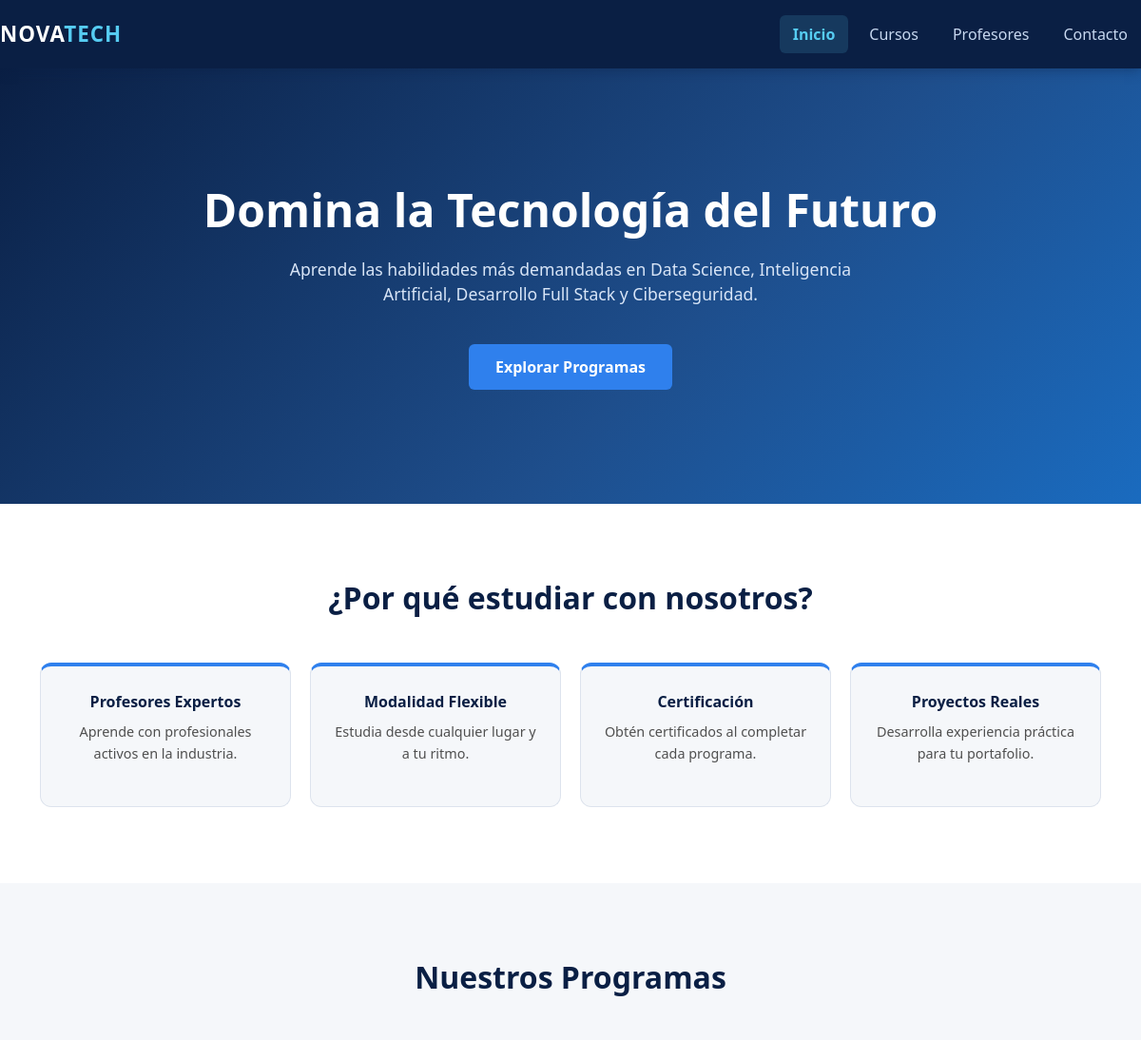
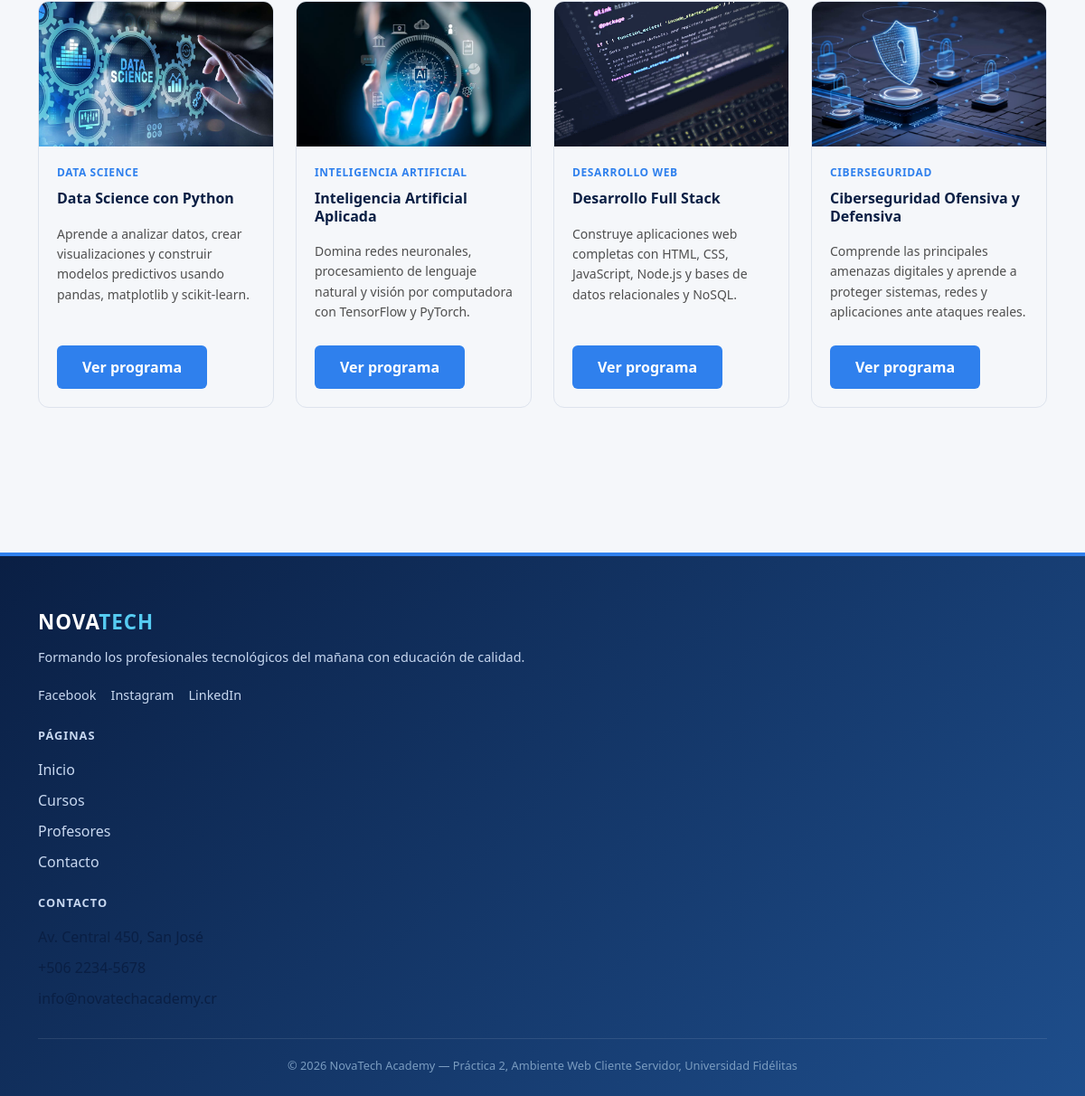
The page / on the database its author committed (2 pictures, top to bottom).
### tables this page shows
CREATE TABLE IF NOT EXISTS cursos_destacados (
  id           INT           NOT NULL AUTO_INCREMENT,
  nombre       VARCHAR(100)  NOT NULL,
  descripcion  TEXT,
  imagen       VARCHAR(255),
  categoria    VARCHAR(100)  NOT NULL,
  precio       DECIMAL(10,2) NOT NULL DEFAULT 0,
  disponible   TINYINT(1)    NOT NULL DEFAULT 1,
  created_at   TIMESTAMP     NOT NULL DEFAULT CURRENT_TIMESTAMP,
  PRIMARY KEY (id)
);

### controllers/indexController.php (called while the page is built, shortened)
<?php
require_once __DIR__ . '/../models/IndexModel.php';
class IndexController
{
    private IndexModel $model;
    public function __construct()
    {
        $this->model = new IndexModel();
    }
    public function index(): void
    {
        $cursosDestacados = $this->model->getAll();
        require __DIR__ . '/../views/index/index.php';
    }
}

### config/database.php (called while the page is built, shortened)
<?php
class Database
{
    private static string $host     = 'db';
    private static string $dbname   = 'novatech_academy_db';
    private static string $user     = 'root';
    private static string $password = 'root';
    private static ?PDO $instance = null;
    public static function getConnection(): PDO
    {
        if (self::$instance === null) {
            $dsn = "mysql:host=" . self::$host
                 . ";dbname="    . self::$dbname
                 . ";charset=utf8mb4";
            try {
                self::$instance = new PDO($dsn, self::$user, self::$password, [
                    PDO::ATTR_ERRMODE            => PDO::ERRMODE_EXCEPTION,
                    PDO::ATTR_DEFAULT_FETCH_MODE => PDO::FETCH_ASSOC,
                    PDO::ATTR_EMULATE_PREPARES   => false,
                ]);
            } catch (PDOException $e) {
                http_response_code(500);
                die('<h2>Error de conexión a la base de datos.</h2><p>' . $e->getMessage() . '</p>');
            }
        }
        return self::$instance;
    }
}

### models/indexModel.php (called while the page is built)
<?php
require_once __DIR__ . '/../config/database.php';
class IndexModel
{
    private PDO $db;
    public function __construct()
    {
        $this->db = Database::getConnection();
    }
    public function getAll(): array
    {
        $stmt = $this->db->query(
            'SELECT * FROM cursos_destacados WHERE disponible = 1 ORDER BY id ASC'
        );
        return $stmt->fetchAll(PDO::FETCH_ASSOC);
    }
}

### views/index/index.php (the view)
<?php require __DIR__ . '/../layout/header.php'; ?>
    <section class="hero">
        <div class="container">
            <h1 class="seccion-titulo">
                Domina la Tecnología del Futuro
            </h1>
            <p class="seccion-subtitulo">
                Aprende las habilidades más demandadas en Data Science,
                Inteligencia Artificial, Desarrollo Full Stack y
                Ciberseguridad.
            </p>
            <a href="#" class="btn-acento">
                Explorar Programas
            </a>
        </div>
    </section>
    <section class="beneficios">
        <div class="container">
            <div class="beneficios-header">
                <h2 class="seccion-titulo">
                    ¿Por qué estudiar con nosotros?
                </h2>
            </div>
            <div class="beneficios-grid">
                <div class="beneficio">
                    <h3>Profesores Expertos</h3>
                    <p>Aprende con profesionales activos en la industria.</p>
                </div>
                <div class="beneficio">
                    <h3>Modalidad Flexible</h3>
                    <p>Estudia desde cualquier lugar y a tu ritmo.</p>
                </div>
                <div class="beneficio">
                    <h3>Certificación</h3>
                    <p>Obtén certificados al completar cada programa.</p>
                </div>
                <div class="beneficio">
                    <h3>Proyectos Reales</h3>
                    <p>Desarrolla experiencia práctica para tu portafolio.</p>
                </div>
            </div>
        </div>
    </section>
    <section class="cursos">
        <div class="container">
            <div class="cursos-header">
                <h2 class="seccion-titulo">Nuestros Programas</h2>
            </div>
            <div id="cursos-grid">
                <?php if (empty($cursosDestacados)): ?>
                    <p class="text-muted">Todavía no hay cursos destacados.</p>
                <?php else: ?>
                    <?php foreach ($cursosDestacados as $curso): ?>
                        <div class="curso-tarjeta">
                            <img src="<?= htmlspecialchars($curso['imagen']) ?>"
                                 alt="<?= htmlspecialchars($curso['nombre']) ?>"
                                 class="curso-imagen">
                            <div class="curso-cuerpo">
                                <span class="curso-categoria"><?= htmlspecialchars($curso['categoria']) ?></span>
                                <h3 class="curso-nombre"><?= htmlspecialchars($curso['nombre']) ?></h3>
                                <p class="curso-descripcion"><?= htmlspecialchars($curso['descripcion']) ?></p>
                                <a href="index.php?controller=cursos&action=index" class="btn-acento curso-boton">
                                    Ver programa
                                </a>
                            </div>
                        </div>
                    <?php endforeach; ?>
                <?php endif; ?>
            </div>
        </div>
    </section>
<?php require __DIR__ . '/../layout/footer.php'; ?>

### css/style.css (style rules this page uses)
* { margin: 0; padding: 0; box-sizing: border-box; }
:root { --color-fondo: #F5F7FA; --color-superficie: #FFFFFF; --color-borde: #dde3ed; --color-primario: #0A1F44; --color-secundario: #1E4E8C; --color-acento: #2F80ED; --color-celeste: #56CCF2; --color-texto: #0A1F44; --color-texto-suave: #4F4F4F; --color-blanco: #FFFFFF; }
body { background-color: var(--color-fondo); color: var(--color-texto); font-family: 'Segoe UI', Tahoma, Geneva, Verdana, sans-serif; font-size: 16px; }
.btn-acento { background-color: var(--color-acento); color: var(--color-blanco); border: none; font-weight: 700; padding: 12px 28px; border-radius: 6px; cursor: pointer; transition: background-color 0.2s, transform 0.2s; text-decoration: none; display: inline-block; }
.seccion-titulo { color: var(--color-primario); font-size: 2rem; font-weight: 900; margin-bottom: 12px; }
.seccion-subtitulo { color: var(--color-texto-suave); font-size: 1rem; margin-bottom: 48px; }

### css/index.css (style rules this page uses)
.hero { padding: 120px 0; text-align: center; background: linear-gradient( 135deg, var(--color-primario) 0%, var(--color-secundario) 60%, #1a6bbf 100% ); }
.hero .seccion-titulo { color: var(--color-blanco); font-size: 3rem; margin-bottom: 20px; }
.hero .seccion-subtitulo { color: #d8e5f7; max-width: 620px; margin: 0 auto 40px; font-size: 1.1rem; }
.beneficios { padding: 80px 0; background-color: var(--color-superficie); }
.beneficios-header { text-align: center; margin-bottom: 48px; }
.beneficios-grid { display: grid; grid-template-columns: repeat(4, 1fr); gap: 20px; }
.beneficio { background: var(--color-fondo); border: 1px solid var(--color-borde); border-top: 4px solid var(--color-acento); border-radius: 12px; padding: 28px 20px; text-align: center; transition: box-shadow 0.2s ease; }
.beneficio h3 { color: var(--color-primario); font-size: 1rem; font-weight: 800; margin-bottom: 10px; }
.beneficio p { color: var(--color-texto-suave); font-size: 0.9rem; line-height: 1.6; }
.cursos { padding: 80px 0; }
.cursos-header { text-align: center; margin-bottom: 48px; }
#cursos-grid { display: grid; grid-template-columns: repeat(4, 1fr); gap: 24px; }
.curso-tarjeta { border: 1px solid var(--color-borde); border-radius: 12px; overflow: hidden; display: flex; flex-direction: column; transition: box-shadow 0.2s ease; }
.curso-imagen { width: 100%; height: 160px; object-fit: cover; }
.curso-cuerpo { padding: 20px; display: flex; flex-direction: column; gap: 10px; flex: 1; }
.curso-categoria { font-size: 0.75rem; font-weight: 700; color: var(--color-acento); text-transform: uppercase; letter-spacing: 0.05em; }
.curso-nombre { color: var(--color-primario); font-size: 1rem; font-weight: 800; }
.curso-descripcion { color: var(--color-texto-suave); font-size: 0.875rem; line-height: 1.6; flex: 1; }
.curso-boton { align-self: flex-start; margin-top: auto; }

### rows shown on the page
cursos_destacados: imagen (picture), categoria "DATA SCIENCE", nombre "Data Science con Python", descripcion "Aprende a analizar datos, crear visualizaciones y construir modelos predictivos usando pandas, matplotlib y scikit-learn."
cursos_destacados: imagen (picture), categoria "INTELIGENCIA ARTIFICIAL", nombre "Inteligencia Artificial Aplicada", descripcion "Domina redes neuronales, procesamiento de lenguaje natural y visión por computadora con TensorFlow y PyTorch."
cursos_destacados: imagen (picture), categoria "DESARROLLO WEB", nombre "Desarrollo Full Stack", descripcion "Construye aplicaciones web completas con HTML, CSS, JavaScript, Node.js y bases de datos relacionales y NoSQL."
cursos_destacados: imagen (picture), categoria "CIBERSEGURIDAD", nombre "Ciberseguridad Ofensiva y Defensiva", descripcion "Comprende las principales amenazas digitales y aprende a proteger sistemas, redes y aplicaciones ante ataques reales."
